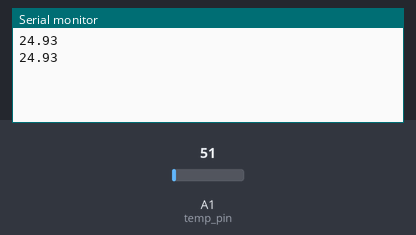
A sketch run on a simulated Arduino Uno, built with avr-gcc and run on an emulated ATmega328P. Shown: the last lines printed to the serial monitor. The inputs (shaded band) are chosen by the test bench; at power-on: A1 (temp_pin) = 51.

Above: at 1.8 s.
1.9 s: A1 (temp_pin) set to 61
At 2.3 s:
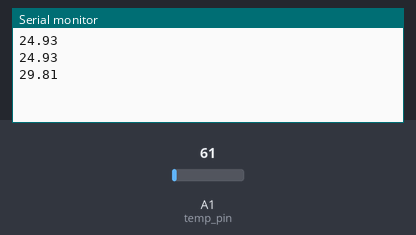
3.4 s: A1 (temp_pin) set to 71
At 4.8 s:
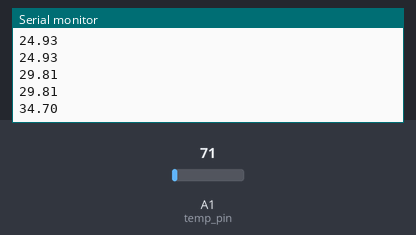
Timing chart, 0 to 6.4 s (numbered marks = the images above; inputs shaded):
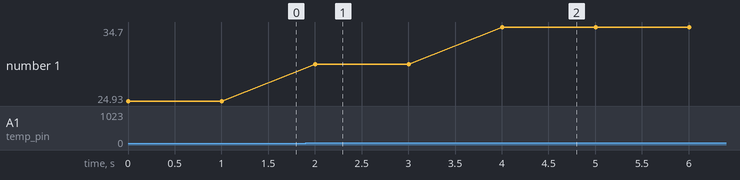

The sketch:

CH_25_code_2.ino
```cpp
/*
 *  아트멜 스튜디오와 아두이노로 배우는 ATmega328 프로그래밍
 *
 * 		Gyeongyong Heo (hgycap@deu.ac.kr)
 *			Department of Electronic Engineering
 *			Dong-eui University
 *  	2015. 07. 14
 */

int temp_pin = A1;
int input_value;
float input_voltage;
float temperature;
void setup() {
	Serial.begin(9600); // 시리얼 통신 초기화
}
void loop() {
	input_value = analogRead(temp_pin);
	// 0에서 1023 사이의 값을 0V에서 5V 사이 값으로 변환한다.
	input_voltage = 5.0 * input_value / 1023.0;
	// 10mV에 1℃이므로 100을 곱해서 현재 온도를 얻는다.
	temperature = input_voltage * 100.0;
	Serial.println(temperature);
	delay(1000);
}
```

Measured:
- after the input at 1.9 s, the serial monitor: prints a new line after 0.10 s (image 1)
- after the input at 3.4 s, the serial monitor: prints a new line after 0.60 s (image 2)
- plotted number 1: 24.93 → 29.81 after the input at 1.9 s, 29.81 → 34.7 after the input at 3.4 s
